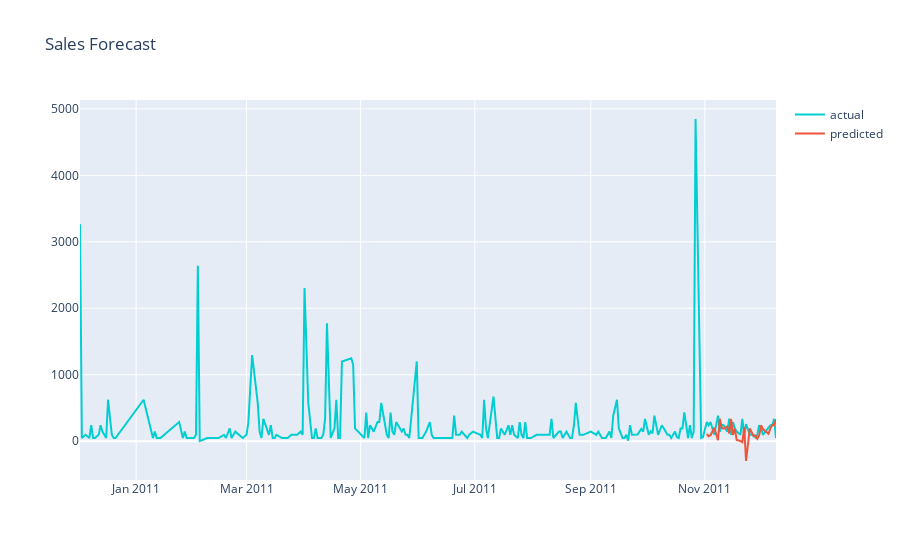

This figure's notebook cell:
### Code cell
#plot actual and predicted
plot_data = [
    go.Scatter(
        x=df2_sales_pred['Date'],
        y=df2_sales_pred['Quantity'],
        name='actual',
        line_color = 'darkturquoise'
    ),
        go.Scatter(
        x=df2_sales_pred['Date'],
        y=df2_sales_pred['Pred_value'],
        name='predicted'
    )
    
]

plot_layout = go.Layout(
        title='Sales Forecast'
    )
fig = go.Figure(data=plot_data, layout=plot_layout)
pyoff.iplot(fig)

### Figure 1 — Plotly figure (JSON) as saved in the notebook; plotly's stock layout.template omitted (floating-point values rounded to 4 significant figures; data arrays with more than 128 entries replaced by an {"elided": "..."} marker saying what was removed)
{"data": [{"line": {"color": "darkturquoise"}, "name": "actual", "type": "scatter", "x": {"elided": "225 str values"}, "y": {"elided": "225 int values"}}, {"name": "predicted", "type": "scatter", "x": {"elided": "225 str values"}, "y": {"elided": "225 int values"}}], "layout": {"title": {"text": "Sales Forecast"}}}
